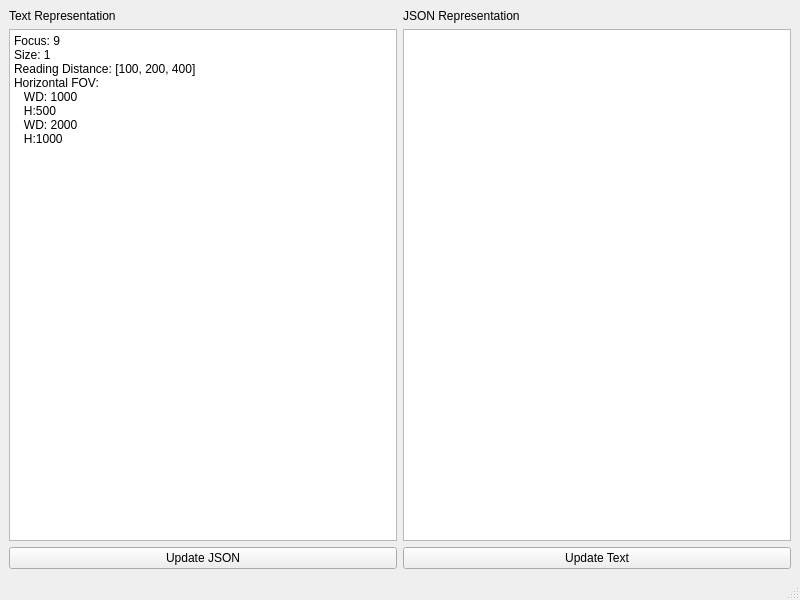
<?xml version="1.0" encoding="UTF-8"?>
<ui version="4.0">
 <class>MainWindow</class>
 <widget class="QMainWindow" name="MainWindow">
  <property name="geometry">
   <rect>
    <x>0</x>
    <y>0</y>
    <width>800</width>
    <height>600</height>
   </rect>
  </property>
  <property name="windowTitle">
   <string>MainWindow</string>
  </property>
  <widget class="QWidget" name="centralwidget">
   <layout class="QHBoxLayout" name="horizontalLayout">
    <item>
     <layout class="QGridLayout" name="gridLayout">
      <item row="1" column="0">
       <widget class="QPlainTextEdit" name="txtText">
        <property name="plainText">
         <string>Focus: 9
Size: 1
Reading Distance: [100, 200, 400]
Horizontal FOV: 
   WD: 1000   
   H:500
   WD: 2000   
   H:1000</string>
        </property>
       </widget>
      </item>
      <item row="1" column="1">
       <widget class="QPlainTextEdit" name="txtJson"/>
      </item>
      <item row="0" column="0">
       <widget class="QLabel" name="label">
        <property name="text">
         <string>Text Representation</string>
        </property>
       </widget>
      </item>
      <item row="0" column="1">
       <widget class="QLabel" name="label_2">
        <property name="text">
         <string>JSON Representation</string>
        </property>
       </widget>
      </item>
      <item row="2" column="0">
       <widget class="QPushButton" name="cmdUpdateJson">
        <property name="text">
         <string>Update JSON</string>
        </property>
       </widget>
      </item>
      <item row="2" column="1">
       <widget class="QPushButton" name="cmdUpdateText">
        <property name="text">
         <string>Update Text</string>
        </property>
       </widget>
      </item>
     </layout>
    </item>
   </layout>
  </widget>
  <widget class="QMenuBar" name="menubar">
   <property name="geometry">
    <rect>
     <x>0</x>
     <y>0</y>
     <width>800</width>
     <height>22</height>
    </rect>
   </property>
  </widget>
  <widget class="QStatusBar" name="statusbar"/>
 </widget>
 <resources/>
 <connections/>
</ui>
